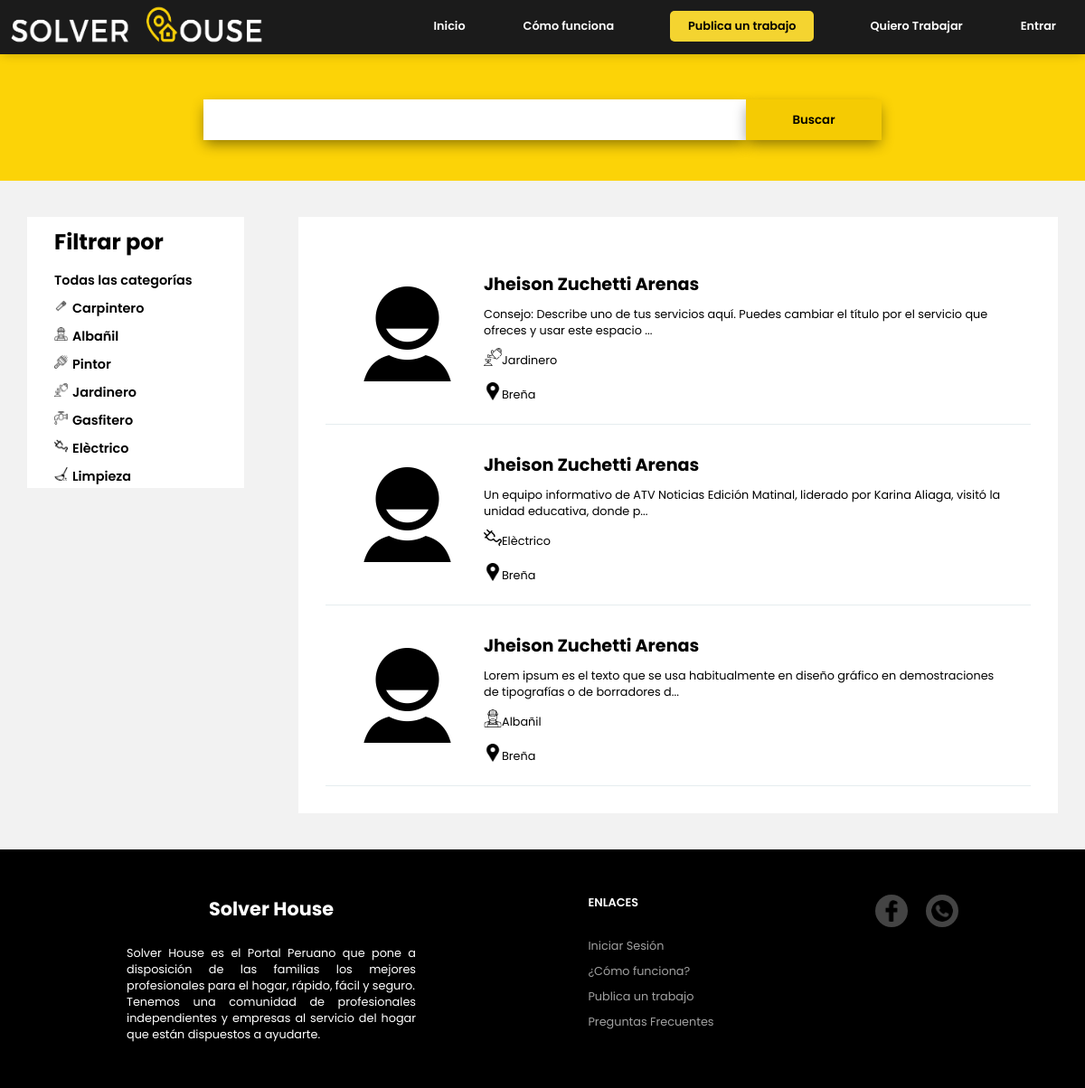
Screenshot of /trabajador.php with the database file from the repository.
### tables this page shows
CREATE TABLE `profesion` (
  `id_profesion` int(11) NOT NULL,
  `Profesion` varchar(100) NOT NULL,
  `Foto` varchar(1000) NOT NULL
);

CREATE TABLE `trabajador` (
  `id_trabajador` int(11) NOT NULL,
  `Nombre` varchar(50) NOT NULL,
  `Apellido` varchar(80) NOT NULL,
  `Descripcion` text,
  `Correo` varchar(100) NOT NULL,
  `Celular` int(11) NOT NULL,
  `Distrito` varchar(50) NOT NULL,
  `Direcciòn` varchar(1000) NOT NULL,
  `Perfil` varchar(500) NOT NULL DEFAULT 'user.png',
  `Contraseña` varchar(100) NOT NULL,
  `Tipo` varchar(20) NOT NULL DEFAULT 'Trabajador',
  `Estado` varchar(10) NOT NULL DEFAULT 'off'
);

### trabajador.php (called while the page is built, shortened)
<?php
   require 'menu/menu_user.php';
   require 'conexion.php';
   $filtro = isset($_GET['filtro']) ? (String)$_GET['filtro'] : false;
  if($filtro==''){
   $consultatr=$conexion->query("SELECT profesion.Profesion as profes , trabajador.id_trabajador as id_traba , Nombre,Apellido ,Descripcion ,Foto , Estado , Distrito , Perfil   FROM trabajador inner join profesion_trabajador on trabajador.id_trabajador=profesion_trabajador.id_trabajador INNER JOIN profesion ON profesion.id_profesion = profesion_trabajador.Profesion where Estado='on'");
 $rowtr=$consultatr->fetchAll(PDO::FETCH_ASSOC);
  }
  $consultafiltro=$conexion->query("SELECT*FROM profesion");
 $rowfiltro=$consultafiltro->fetchAll(PDO::FETCH_ASSOC);
   require 'pagina/trabajador.v.php';
   require 'menu/footer.php';
 ?>

### pagina/trabajador.v.php (the view, shortened to what this page needs)
<!DOCTYPE html>
<html>
<head>
	<link rel="stylesheet" type="text/css" href="css/admin.css">
  <link rel="stylesheet" type="text/css" href="css/index.css">
</head>
<body>
  <section class="busqueda-tr">
  	  <form action="trabajador.php" method="get">
  	  	 <input type="text" name="filtro">
  	  	 <input type="submit" value="Buscar">
  	  </form>
  </section>
  <section class="trabajadores-t">
  	   <div class="tbr-f" id="caja-categoria">
  	   	   <h1>Filtrar por</h1>
           <a style="margin-top: 10px;" href="trabajador.php?filtro=">Todas las categorías</a>
  	   	   <?php foreach ($rowfiltro as $datofiltro ): ?>
            <a href="trabajador.php?filtro=<?php echo $datofiltro['Profesion'];  ?>"><img src="img/<?php echo $datofiltro['Foto']; ?>"><?php echo $datofiltro['Profesion']; ?></a>
          <?php endforeach ?>
  	   </div>
  	   <div class="tbr-p">
  	   	<?php foreach ($rowtr as $datotr): ?>
  	   		<a href="perfil.php?filtro=<?php echo $datotr['id_traba'];  ?>">
  	   	   	  <div class="foto">
  	   	   	  	<img src="trabajador/Perfil/<?php echo $datotr['Perfil']; ?>">
  	   	   	  </div>
  	   	   	  <div class="contenido-p">
  	   	   	  	<h1><?php echo $datotr['Nombre']." ".$datotr['Apellido']; ?></h1>
  	   	   	  	<p><?php  $cadena= $datotr['Descripcion'];
                     $caracteres=120;
                     echo substr($cadena, 0, $caracteres).'...'; ?></p>
  	   	   	  	<span><img src="img/<?php echo $datotr['Foto']; ?>"><p><?php echo $datotr['profes']; ?></p></span>
  	   	   	  	<span><img src="img/location.png"><p><?php echo $datotr['Distrito']; ?></p></span>
  	   	   	  </div>
  	   	   </a>
  	   	<?php endforeach ?>
  	   </div>
  </section>
</body>
</html>

### menu/menu_user.php (shortened to what this page needs)
<?php session_start();
   require 'conexion.php';
if (isset($_SESSION['usuario']) && isset($_SESSION['Tipo']) ) {
   if ($_SESSION['Tipo']=='Trabajador') {
      if ($_SERVER['REQUEST_METHOD'] == 'POST' ) {
           $actu=$conexion->query("UPDATE trabajador SET Descripcion='{$_POST['descripcion']}' where id_trabajador='{$_SESSION['usuario']}' ");
      if ($actu) {
         header('Location:../trabajos');
      }
      }
      $consultatr=$conexion->query("SELECT*FROM trabajador inner join credito on trabajador.id_trabajador=credito.id_trabajador where trabajador.id_trabajador = '{$_SESSION['usuario']}' ");
   while ($rowtr=$consultatr->fetch(PDO::FETCH_ASSOC)) {
         $nombre=$rowtr['Nombre'];
         $Descripcion=$rowtr['Descripcion'];
         $id=$rowtr['id_trabajador'];
         $credito=$rowtr['credito'];
         $perfil=$rowtr['Perfil'];
   }
    $menu="<ul id='menu' class='op-menu'>
      <li id='user'>
        <img src='trabajador/Perfil/$perfil'>
        <div>
          <p>$nombre</p>
         <h2>CREDITOS:$credito</h2>
        </div>
      </li>
      <li><a href='trabajos'>Explorar trabajos</a></li>
      <li><a href='postulacion'>Tus Postulaciones</a></li>
      <li><a href='credito'>Bolsa de créditos</a></li>
      <li><a href='tuperfil?filtro=$id'>Perfil</a></li>
      <li><a href='cerrar.php'>Salir</a></li>
     </ul>";
      if ($Descripcion=='') {
         require 'pagina/actualizar.v.php';
      }
    }else{
     $consultatr=$conexion->query("SELECT*FROM cliente where id_cliente = '{$_SESSION['usuario']}' ");
   while ($rowtr=$consultatr->fetch(PDO::FETCH_ASSOC)) {
         $nombre=$rowtr['Nombre'];
         $Apellido=$rowtr['Apellido'];
          $perfil=$rowtr['Perfil'];
   }
    $menu="<ul id='menu' class=' op-menu'>
      <li id='user'>
        <img src='cliente/Perfil/$perfil'>
        <div>
          <p>$nombre</p>
          <h2>$Apellido</h2>
        </div>
      </li>
      <li><a href='publicarproyecto'>Crear Proyecto</a></li>
      <li><a href='cerrar.php'>Salir</a></li>
     </ul>";
    }
}
else {
  $menu='<ul id="menu" class="op-menu">
      <li><a href="/">Inicio</a></li>
      <li><a href="funcion">Cómo funciona</a></li>
      <li class="publi-c"><a href="publicarproyecto">Publica un trabajo</a></li>
        <li><a href="registro-trabajador.php">Quiero Trabajar</a></li>
        <li><a href="entrar">Entrar</a></li>
     </ul>';
}
 ?>
<!DOCTYPE html>
<html>
<head>
	<link rel="stylesheet" type="text/css" href="menu/css/menu.css">
</head>
<body>
  <div class="todo-menu">
  <div class="menu">
    <div class="logo">
      <span><a href="/"><img src="img/logo.png"></a></span>
    </div>
    <?php echo $menu; ?>
  </div>
  </div>
</body>
</html>

### menu/footer.php (shortened to what this page needs)
<!DOCTYPE html>
<html>
<head>
	<link rel="stylesheet" type="text/css" href="menu/css/menu.css">
</head>
<body>
 <footer>
 	<div class="nosotros">
 		<h1>Solver House</h1>
 		<p>Solver House es el Portal Peruano que pone a disposición de las familias los mejores profesionales para el hogar, rápido, fácil y seguro.  <br>
 		Tenemos una comunidad de profesionales independientes y empresas al servicio del hogar que están dispuestos a ayudarte.</p>
 	</div>
 	  <div class="ftr">
 	  	<div class="ftr-parte">
 	  		<h1>Enlaces</h1>
 	  		<a href="entrar.php">Iniciar Sesión</a>
 	  		<a href="funcion.php">¿Cómo funciona?</a>
 	  		<a href="publicarproyecto.php">Publica un trabajo</a>
 	  		<a href="preguntas-frecuentes.php">Preguntas Frecuentes</a>
 	  	</div>
 	  </div>
 	  <div class="ftr-1">
 	  	 <a href="https://www.facebook.com/solverhouse" target="_blanck"><img src="img/fb.png"></a>
 	  	 <a href="https://wa.me/51946351575?text=Hola%20%F0%9F%99%82%20%2C%20%0AEstoy%20interesado%20en%20su%20servicio" target="_blanck"><img src="img/ws.png"></a>
 	  </div>
 </footer>
</body>
</html>

### menu/css/menu.css (style rules this page uses)
* { margin: 0; box-sizing: border-box; }
.todo-menu { position: fixed; z-index: 8; width: 100%; }
.menu { width: 100%; height: 60px; background: #1B1B1B; -webkit-box-shadow: 0px 2px 11px -2px rgba(0,0,0,0.23); -moz-box-shadow: 0px 2px 11px -2px rgba(0,0,0,0.23); box-shadow: 0px 2px 11px -2px rgba(0,0,0,0.23); }
.logo { position: fixed; }
.logo span img { width: 300px; height: 55px; cursor: pointer; }
ul.op-menu { width: 100%; display: flex; padding: 10px 0; justify-content: flex-end; }
.op-menu li { padding:2px 30px; list-style: none; display: flex; transition: .5s; }
.op-menu li a { padding:8px 2px; color: white; font-weight: 600; text-decoration: none; font-size: .8rem; transition: .5s; }
li.publi-c a { color: black; padding:8px 20px; background: #F4D430; border-radius: 5px; }
footer { width: 100%; justify-content: center; display: flex; padding: 50px 0; background: #000; }
.nosotros { width: 30%; }
.nosotros h1 { color: white; text-align: center; font-size: 1.3rem; margin-bottom: 25px; }
.nosotros p { text-align: justify; color: white; font-size: .8rem; padding: 0 20px; }
.ftr { width: 40%; display: flex; justify-content: space-around; }
.ftr-1 { width: 10%; display: flex; justify-content: flex-end; }
.ftr-1 a { text-decoration: none; margin-right: 20px; }
.ftr-1 a img { padding: 6px; width: 36px; height: 36px; background: #444; border-radius: 50%; }
.ftr-parte { display: flex; flex-direction: column; }
.ftr-parte h1 { font-size: .8rem; color: white; font-weight: 600; text-transform: uppercase; margin-bottom: 25px; }
.ftr-parte a { color: #a1a1a1; padding: 5px 0; font-size: .8rem; text-decoration: none; }

### css/admin.css (style rules this page uses)
* { margin: 0; font-family: 'Quicksand', sans-serif; box-sizing: border-box; }
.busqueda-tr { width: 100%; height: 200px; background: #FCD307; padding-top: 110px; }
.busqueda-tr form { display: flex; justify-content: center; }
.busqueda-tr form input { width: 50%; height: 45px; border: none; outline: none; -webkit-box-shadow: 0px 6px 15px -2px rgba(0,0,0,0.46); -moz-box-shadow: 0px 6px 15px -2px rgba(0,0,0,0.46); box-shadow: 0px 6px 15px -2px rgba(0,0,0,0.46); }
.busqueda-tr form input[type="submit"] { width: 150px; height: 45px; background: #F5CB03; color: black; padding: 0px 20px; text-align: center; cursor: pointer; font-weight: 600; -webkit-box-shadow: 0px 6px 15px -2px rgba(0,0,0,0.46); -moz-box-shadow: 0px 6px 15px -2px rgba(0,0,0,0.46); box-shadow: 0px 6px 15px -2px rgba(0,0,0,0.46); }
.trabajadores-t { padding: 40px 0; display: flex; background: #f2f2f2; justify-content: space-around; }
.tbr-f { width: 20%; padding: 10px 30px; display: flex; flex-direction: column; background: white; overflow: hidden; height: 300px; }
.tbr-f a { padding: 5px 0; color: black; text-decoration: none; font-size: .9rem; font-weight: 600; }
.tbr-f a img { width: 15px; height: 15px; margin-right: 5px; }
.tbr-p { width: 70%; background: white; padding: 30px ; }
.tbr-p a { display: flex; padding: 15px; height: 200px; text-decoration: none; color: black; border-bottom: 1px solid #E5EDEF; }
.tbr-p a .foto { width: 20%; padding: 3%; display: flex; }
.tbr-p a .foto img { max-width: 100%; margin: auto; max-height: 100%; }
.tbr-p a .contenido-p { padding: 10px; width: 80%; }
.tbr-p a .contenido-p h1 { font-size: 1.2rem; padding: 5px 0; }
.tbr-p a .contenido-p p { font-size: .8rem; padding: 5px 0; }
.tbr-p a .contenido-p span { display:flex; padding: 5px 0; }
.tbr-p a .contenido-p span img { width: 20px; height: 20px; }

### css/index.css (style rules this page uses)
* { margin: 0; font-family: 'Poppins', sans-serif; box-sizing: border-box; }

### rows the page displays
profesion: Foto (picture), Profesion "Carpintero"
profesion: Foto (picture), Profesion "Albañil"
profesion: Foto (picture), Profesion "Pintor"
profesion: Foto (picture), Profesion "Jardinero"
profesion: Foto (picture), Profesion "Gasfitero"
profesion: Foto (picture), Profesion "Elèctrico"
profesion: Foto (picture), Profesion "Limpieza"
trabajador: Perfil (placeholder picture), Nombre "Jheison", Apellido "Zuchetti Arenas", Descripcion "Consejo: Describe uno de tus servicios aquí. Puedes cambiar el título por el servicio que ofreces y usar este espacio", profesion.Foto (picture), profesion.Profesion "Jardinero", Distrito "Breña"
trabajador: Perfil (placeholder picture), Nombre "Jheison", Apellido "Zuchetti Arenas", Descripcion "Un equipo informativo de ATV Noticias Edición Matinal, liderado por Karina Aliaga, visitó la unidad educativa, donde p", profesion.Foto (picture), profesion.Profesion "Elèctrico", Distrito "Breña"
trabajador: Perfil (placeholder picture), Nombre "Jheison", Apellido "Zuchetti Arenas", Descripcion "Lorem ipsum es el texto que se usa habitualmente en diseño gráfico en demostraciones de tipografías o de borradores d", profesion.Foto (picture), profesion.Profesion "Albañil", Distrito "Breña"
